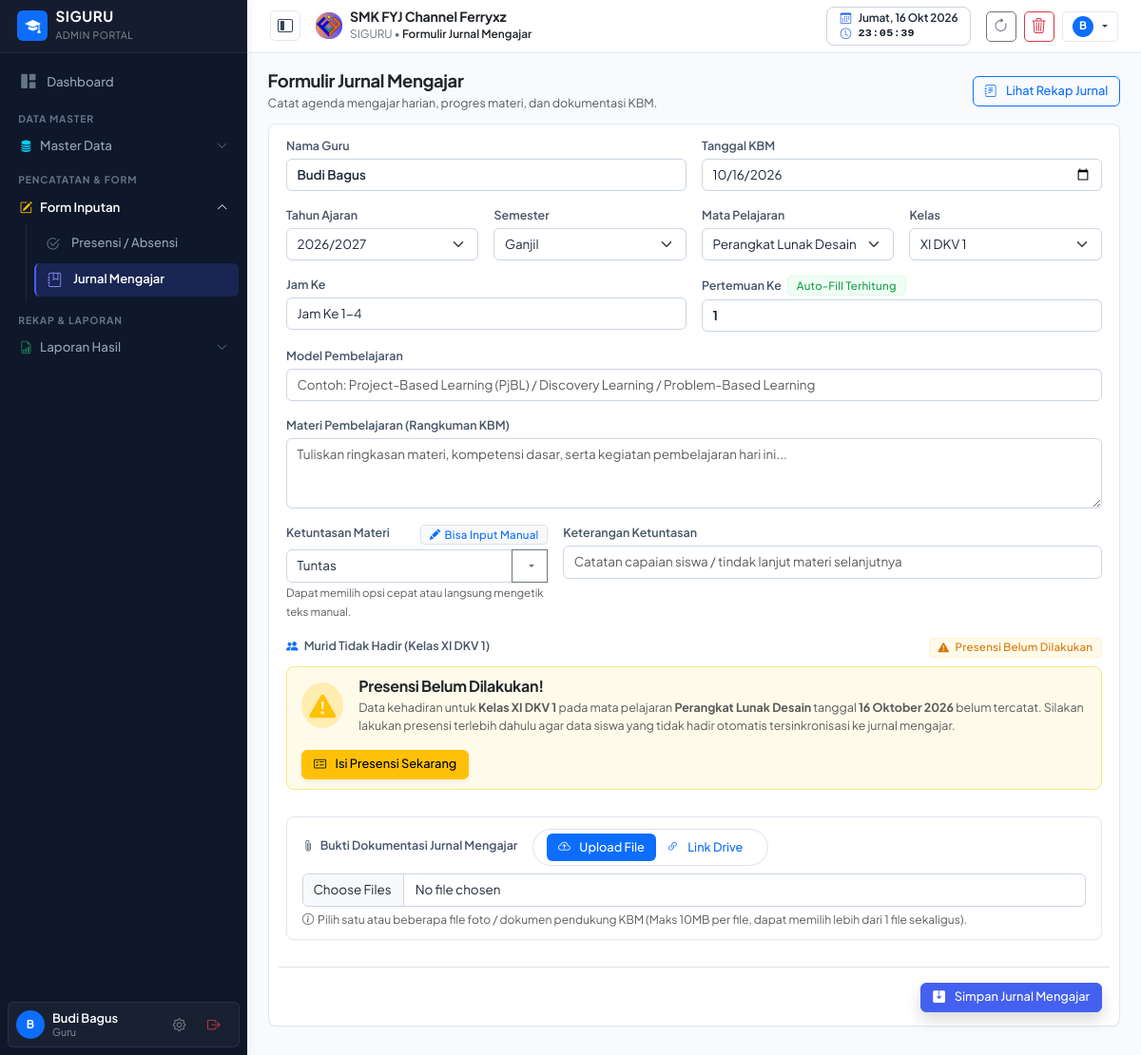
Screenshot of /form-jurnal.php (signed in) with the database file from the repository.
### tables this page shows
CREATE TABLE pengaturan (
    id INTEGER PRIMARY KEY AUTOINCREMENT,
    logo TEXT DEFAULT 'assets/images/logo.png',
    nama_sekolah TEXT DEFAULT 'SMK NEGERI 1 CONTOH',
    tahun_ajaran TEXT DEFAULT '2026/2027',
    semester TEXT DEFAULT 'Ganjil',
    kelas TEXT DEFAULT 'X RPL 1, X RPL 2, XI RPL 1, XI RPL 2, XII RPL 1, XII RPL 2',
    mata_pelajaran TEXT DEFAULT 'Matematika, Bahasa Indonesia, Pemrograman Web, Basis Data, Bahasa Inggris, PJOK, Pendidikan Agama',
    folder_jurnal TEXT,
    folder_foto TEXT,
    folder_guru_wali TEXT,
    folder_wali TEXT,
    folder_ekstra TEXT,
    link_db_absen TEXT,
    link_db_jurnal TEXT,
    link_db_guru_wali TEXT,
    link_db_wali TEXT,
    link_db_ekstra TEXT,
    list_ekstrakurikuler TEXT DEFAULT 'Pramuka, Paskibra, Futsal, Basket, Rohis, PMR, Desain Grafis, Robotik',
    kepala_sekolah TEXT DEFAULT 'Drs. H. Ahmad Fauzi, M.Pd.',
    nip_kepala_sekolah TEXT DEFAULT '19750815 199903 1 002'
, kop_surat TEXT DEFAULT 'assets/images/kop_surat.png', kop_size TEXT DEFAULT '90', kabupaten TEXT DEFAULT 'Klungkung', ttd_kepsek TEXT DEFAULT 'https://drive.google.com/thumbnail?id=1GUfUommgYjV-cnhU0tTB8kRJy8iXagkI', list_tahun_ajaran TEXT DEFAULT '["2025/2026", "2026/2027", "2027/2028"]');

### form-jurnal.php (the view, shortened to what the rows shown need)
<?php
require_once __DIR__ . '/config/helper.php';
$settings = getSettings();
$taList = getDaftarTahunAjaran();
$tahunAjaran = $_GET['ta'] ?? ($_GET['tahun_ajaran'] ?? ($settings['tahun_ajaran'] ?? '2026/2027'));
$semester = $_GET['semester'] ?? ($settings['semester'] ?? 'Ganjil');
require_once __DIR__ . '/views/header.php';
?>
<main class="content-wrapper">
    <div class="card card-table p-4">
        <form method="POST" action="form-jurnal.php" enctype="multipart/form-data">
            <div class="row g-3">
                <div class="col-md-3">
                    <label class="form-label fw-semibold small text-secondary">Tahun Ajaran</label>
                    <select name="tahun_ajaran" id="journalTA" class="form-select" onchange="reloadJournalContext()">
                        <?php foreach ($taList as $taItem): ?>
                            <option value="<?= htmlspecialchars($taItem) ?>" <?= $tahunAjaran === $taItem ? 'selected' : '' ?>><?= htmlspecialchars($taItem) ?></option>
                        <?php endforeach; ?>
                    </select>
                </div>
                <div class="col-md-3">
                    <label class="form-label fw-semibold small text-secondary">Semester</label>
                    <select name="semester" id="journalSemester" class="form-select" onchange="reloadJournalContext()">
                        <option value="Ganjil" <?= $semester === 'Ganjil' ? 'selected' : '' ?>>Ganjil</option>
                    </select>
                </div>
            </div>
        </form>
    </div>
</main>
<?php require_once __DIR__ . '/views/footer.php'; ?>

### views/header.php (shortened to what the rows shown need)
<?php
require_once __DIR__ . '/../config/helper.php';
$settings = getSettings();
?>
<!DOCTYPE html>
<html lang="id">
<head>
    <link href="https://cdn.jsdelivr.net/npm/bootstrap@5.3.2/dist/css/bootstrap.min.css" rel="stylesheet">
    <link rel="stylesheet" href="https://cdn.jsdelivr.net/npm/bootstrap-icons@1.11.3/font/bootstrap-icons.min.css">
    <link rel="stylesheet" href="https://cdnjs.cloudflare.com/ajax/libs/font-awesome/6.5.1/css/all.min.css">
    <link rel="stylesheet" href="assets/css/style.css?v=<?= time() ?>">
</head>
<body>
<header class="main-header d-flex align-items-center justify-content-between px-3 px-md-4">
    <div class="d-flex align-items-center gap-2 gap-md-3">
        <div class="d-flex align-items-center gap-2">
            <img src="<?= htmlspecialchars($settings['logo'] ?? 'assets/images/logo.png') ?>" alt="Logo" class="rounded" style="height: 28px; width: 28px; object-fit: contain;">
            <div>
                <span class="d-none d-md-block fw-bold text-dark mb-0" style="font-size: 0.88rem; line-height: 1.15; letter-spacing: -0.01em;">
                    <?= htmlspecialchars($settings['nama_sekolah'] ?? 'SMK FYJ Channel Ferryxz') ?>
                </span>
                <span class="text-secondary small" style="line-height: 1.1; font-size: 0.74rem;">
                    SIGURU &bull; <span class="fw-semibold text-dark"><?= htmlspecialchars($pageTitle ?? 'Dashboard') ?></span>
                </span>
            </div>
        </div>
    </div>
</header>

### rows the page displays
pengaturan: logo (picture), nama_sekolah "SMK FYJ Channel Ferryxz", tahun_ajaran "2026/2027", semester "Ganjil"

### other values shown
$pageTitle "Formulir Jurnal Mengajar"
substr($user['nama'] ?: 'U', 0, 1) "B"
substr($currentUserData['nama'] ?? 'U', 0, 1) "B"
$currentUserData['nama'] "Budi Bagus"
$currentUserData['hak_akses'] "Guru"
$selectedKelas "XI DKV 1"
$selectedMapel "Perangkat Lunak Desain"
form field mata_pelajaran "Perangkat Lunak Desain"
form field kelas "XI DKV 1"
